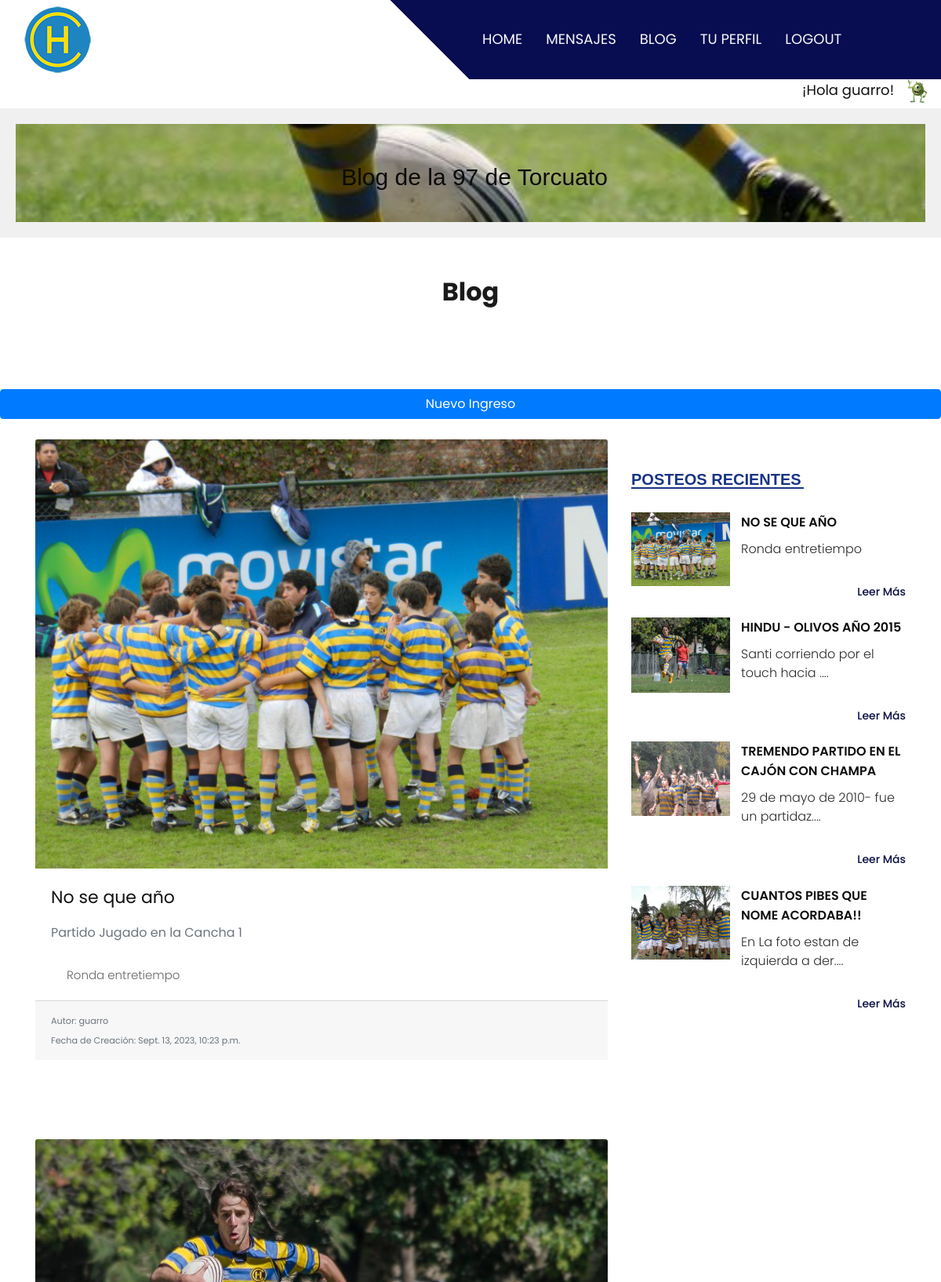
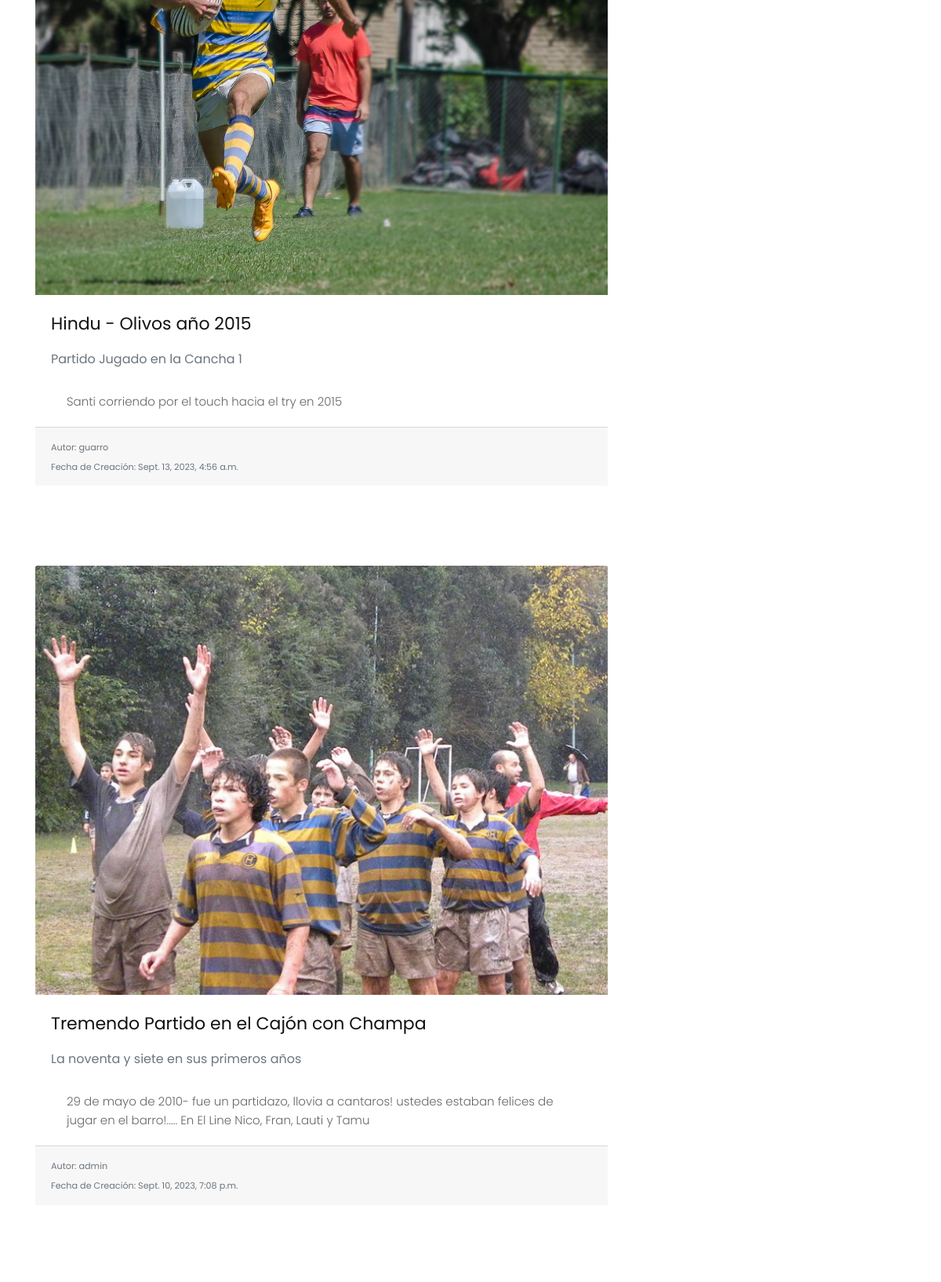
/Entradas/entradalista/ (signed in, upper part), run on the app's committed database (2 pictures, top to bottom).
### Entradas/models.py (models this page shows, shortened)
class Entrada(models.Model):
    titulo = models.CharField(max_length=160)
    subtitulo = models.CharField(max_length=150)
    contenido = models.TextField()
    fecha = models.DateTimeField(auto_now_add=True)
    autor = models.ForeignKey(User, on_delete=models.CASCADE)
    imagen = models.ImageField(upload_to='img/')  # Debes configurar la carga de archivos estáticos

### Entradas/views.py (the view)
# urls.py: path('Entradas/entradalista/', views.entradaLista, name='entradalista'),
@login_required
def entradaLista(request):
    avatar= obtenerAvatar(request)
    entradas = Entrada.objects.all().order_by('-fecha')
    num_entradas = len(entradas)
    entradas_recientes = posteosRecientes()
    return render(request, 'Entradas/entradalista.html', {'entradas': entradas, 'num_entradas': num_entradas, "entradas_recientes": entradas_recientes, "avatar": avatar})

### Inicio/views.py (called while the page is built)
def obtenerAvatar(request):
    avatares=Avatar.objects.filter(user=request.user.id)
    if len(avatares)!=0:
        return avatares[0].imagen.url
    else:
        return "/media/avatars/avatarpordefecto.png"

def posteosRecientes():
    entradas_recientes = Entrada.objects.order_by('-id')[:4]  # Obtener las últimas 4 entradas (o las que desees)
    return entradas_recientes

### templates/Entradas/entradalista.html
{% extends "padre.html" %}
{% load static %}
{% block titulo %}
       Blog
    {% endblock %}
{% block contenido-principal %}
<div class="about_section layout_padding">
    <a href="{% url 'Entradas:entradacrear' %}" class="btn btn-primary btn-block">Nuevo Ingreso</a>
    <br>
    <div class="container">
        <div class="row">
            <div class="col-lg-8 col-sm-12">
            {% for entrada in entradas %}
                <div class="about_img"><img src="{{ entrada.imagen.url }}" alt="{{ entrada.titulo }}" class="card-img-top">
                    <div class="card-body">
                        <h2 class="card-title">{{ entrada.titulo }}</h2>
                        <h4 class="card-subtitle mb-2 text-muted">{{ entrada.subtitulo }}</h4>
                        <p class="card-text">{{ entrada.contenido }}</p>
                    </div>
                    <div class="card-footer">
                        <small class="text-muted">Autor: {{ entrada.autor }}</small>
                        <br>
                        <small class="text-muted">Fecha de Creación: {{ entrada.fecha }}</small>
                    </div>
                    <br>
                    <br>
                    <br>
                    <br>
                </div>
            {% endfor %}
                    </div>
                <div class="col-lg-4 col-sm-12">
                    <div class="newsletter_main">
                    <h1 class="recent_taital">Posteos Recientes</h1>
                    {% for entrada in entradas_recientes %}
                    <div class="recent_box">
                        <div class="recent_left">
                            <div class="image_6"><img src="{{ entrada.imagen.url }}" alt="{{ entrada.titulo }}" type="image/jpg"></div>
                        </div>
                        <div class="recent_right">
                            <h3 class="consectetur_text">{{ entrada.titulo }}</h3>
                            <p class="dolor_text">{{ entrada.contenido|slice:":35" }}{% if entrada.contenido|length > 35 %}....{% endif %}
                                <div class="read_bt"><a href="{% url 'Entradas:entradadetalle' entrada.id %}" style="font-size: 14px;; margin-top: 5px;">Leer Más</a></div>
                            </p>
                        </div>
                    </div>
                    {% endfor %}
     </div>
  </div>
</div>
{% endblock %}

### templates/padre.html (shortened to what this page needs)
<!DOCTYPE html>
<html lang="en">
   <head>
      {% load static %}
      <!DOCTYPE html>
      <link rel="stylesheet" type="text/css" href="{% static 'css/bootstrap.min.css' %}">
      <link rel="stylesheet" type="text/css" href="{% static 'css/style.css' %}">
      <link rel="stylesheet" href="{% static 'css/responsive.css' %}">
      <link rel="stylesheet" href="css/jquery.mCustomScrollbar.min.css">
      <link rel="stylesheet" href="https://netdna.bootstrapcdn.com/font-awesome/4.0.3/css/font-awesome.css">
      <link rel="stylesheet" href="{% static 'css/owl.carousel.min.css' %}">
      <link rel="stylesheet" href="https://cdnjs.cloudflare.com/ajax/libs/fancybox/2.1.5/jquery.fancybox.min.css" media="screen">
   </head>
   <body>
      <div class="header_section">
         <div class="container-fluid header_main">
            <nav class="navbar navbar-expand-lg navbar-light bg-light">
               <a class="logo" href="{% url 'inicio' %}"><img src="{% static 'images/logo.png' %}"></a>
               <div class="collapse navbar-collapse" id="navbarSupportedContent">
                  <ul class="navbar-nav mr-auto">
                     {% if user.is_authenticated %}
                     <li class="nav-item">
                        <a class="nav-link" href="{% url 'inicio' %}">Home</a>
                     </li>
                     <li class="nav-item">
                        <a class="nav-link" href="{% url 'Mensajes:ver_mensajes' %}">Mensajes</a>
                     </li>
                     <li class="nav-item">
                        <a class="nav-link" href="{% url 'Entradas:entradalista' %}">Blog</a>
                     </li>
                     <li class="nav-item">
                        <a class="nav-link" href="{% url 'usuarioeditar' %}">Tu Perfil</a>
                     </li>
                     <li class="nav-item">
                        <a class="nav-link" href="{% url 'logout' %}">logout</a>
                     </li>
                     {% endif %}
                  </ul>
               </div>
            </nav>
         </div>
</head>
<div style="display: flex; justify-content: flex-end;">
   <div style="flex: 1; text-align: right; max-width: 94%;">
      <h3>¡Hola {{ user.username }}!</h3>
   </div>
   <div style="flex: 2; text-align: center; max-width: 5%;">
       <img src="{{ avatar }}" alt="" style="width: 30px; height: 30px;">
   </div>
</div>
         <header>
            <div class="foto">  <p>Blog de la 97 de Torcuato</p>    </div>
         </header>
   <div style="text-align: center; margin-bottom: 5px;">
      <br>
          <h2 class="most_text">{% block titulo %}    {% endblock %}</h2>
  </div>
      </div>
{% block contenido-principal %}
{% endblock %}
   </body>
</html>

### static/css/style.css (style rules this page uses)
* { box-sizing: border-box !important; transition: ease all 0.5s; }
html { scroll-behavior: smooth; }
body { color: #666666; font-size: 14px; font-family: Poppins; line-height: 1.80857; font-weight: normal; overflow-x: hidden; }
a { color: #1f1f1f; text-decoration: none !important; outline: none !important; -webkit-transition: all .3s ease-in-out; -moz-transition: all .3s ease-in-out; -ms-transition: all .3s ease-in-out; -o-transition: all .3s ease-in-out; transition: all .3s ease-in-out; }
h1, h2, h3, h4, h5, h6 { letter-spacing: 0; font-weight: normal; position: relative; padding: 0 0 10px 0; font-weight: normal; line-height: normal; color: #111111; margin: 0 }
h1 { font-size: 24px }
h2 { font-size: 22px }
h3 { font-size: 18px }
h4 { font-size: 16px }
*, *::after, *::before { -webkit-box-sizing: border-box; -moz-box-sizing: border-box; box-sizing: border-box; }
ul, li, ol { margin: 0px; padding: 0px; list-style: none; }
p { margin: 20px; font-weight: 300; font-size: 15px; line-height: 24px; }
a { color: #222222; text-decoration: none; outline: none !important; }
a, .btn { text-decoration: none !important; outline: none !important; -webkit-transition: all .3s ease-in-out; -moz-transition: all .3s ease-in-out; -ms-transition: all .3s ease-in-out; -o-transition: all .3s ease-in-out; transition: all .3s ease-in-out; }
img { max-width: 100%; height: auto; }
.layout_padding { padding-top: 90px; padding-bottom: 0px; }
.bg-light { background-color: transparent!important; }
.header_section { background-image: url(../images/banner-bg.png); height: auto; background-size: 100%; width: 100%; float: left; height: auto; background-size: 100%; background-repeat: no-repeat; }
.header_main { background: linear-gradient(45deg, transparent 46%, #080c50 46%); }
.logo { width: 50%; float: left; }
.navbar-expand-lg .navbar-nav .nav-link { padding-right: 15px; padding-left: 15px; font-size: 18px; color: #f8f9fa; text-transform: uppercase; }
.about_section { width: 100%; float: left; padding-top: 90px; }
.about_img { width: 100%; float: left; }
.most_text { width: 100%; float: left; font-size: 32px; color: #1a1a1a; padding-top: 20px; font-weight: bold; }
.read_bt { width: 150px; float: right; text-align: right; padding-top: 30px; }
.read_bt a { font-size: 18px; color: #090e42; font-weight: 500; }
.newsletter_main { width: 100%; float: left; padding-top: 40px; }
.recent_taital { width: 100%; float: left; font-size: 20px; font-weight: bold; color: #183486; text-transform: uppercase; }
.recent_taital::after { content: ''; position: absolute; background-color: #183486; width: 220px; height: 2px; left: 0px; right: initial; margin: 0 auto; bottom: 10px; }
.recent_box { width: 100%; float: left; padding-top: 20px; }
.recent_left { width: 40%; float: left; }
.recent_right { width: 60%; float: left; }
.image_6 { width: 90%; float: left; }
.consectetur_text { width: 100%; float: left; font-size: 16px; color: #0e0e0e; text-transform: uppercase; font-weight: 600; }
.dolor_text { width: 100%; float: left; font-size: 16px; color: #2b2b2b; margin: 0px; }

### data on the page
Entrada: imagen (picture), titulo "No se que año", subtitulo "Partido Jugado en la Cancha 1", contenido "Ronda entretiempo", autor "guarro", fecha "Sept. 13, 2023, 10:23 p.m.", titulo "NO SE QUE AÑO"
Entrada: imagen (picture), titulo "Hindu - Olivos año 2015", subtitulo "Partido Jugado en la Cancha 1", contenido "Santi corriendo por el touch hacia el try en 2015", autor "guarro", fecha "Sept. 13, 2023, 4:56 a.m.", titulo "HINDU - OLIVOS AÑO 2015", contenido "Santi corriendo por el touch hacia"
Entrada: imagen (picture), titulo "Tremendo Partido en el Cajón con Champa", subtitulo "La noventa y siete en sus primeros años", contenido "29 de mayo de 2010- fue un partidazo, llovia a cantaros! ustedes estaban felices de jugar en el barro!..... En El Line Nico, Fran, Lauti y Tamu", autor "admin", fecha "Sept. 10, 2023, 7:08 p.m.", titulo "TREMENDO PARTIDO EN EL CAJÓN CON CHAMPA", contenido "29 de mayo de 2010- fue un partidaz"
Entrada: imagen (picture), titulo "CUANTOS PIBES QUE NOME ACORDABA!!", contenido "En La foto estan de izquierda a der"

### other printed values
{{ user.username }} "guarro"
